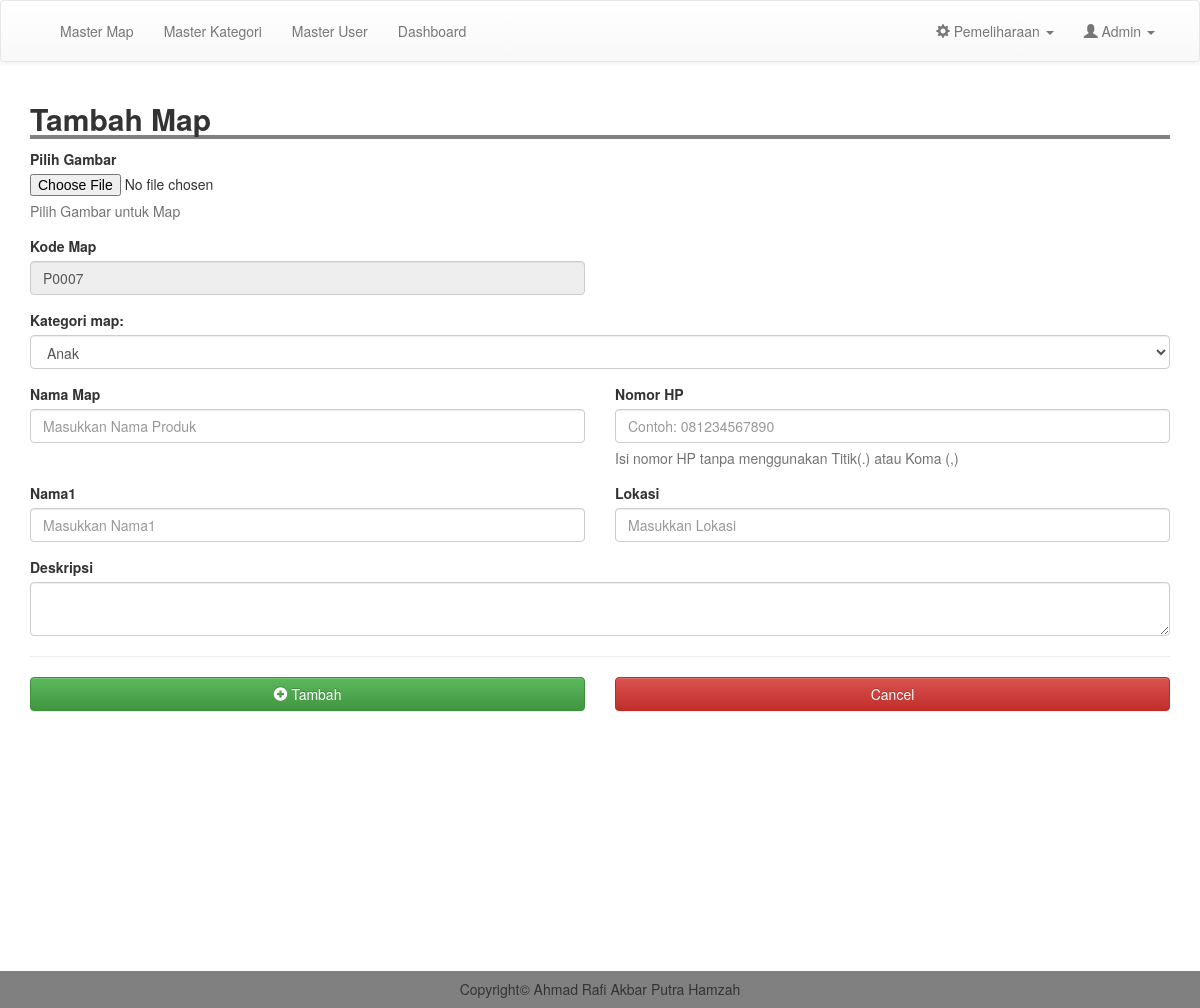
The app's page /admin/tm_produk.php (signed in), older data.
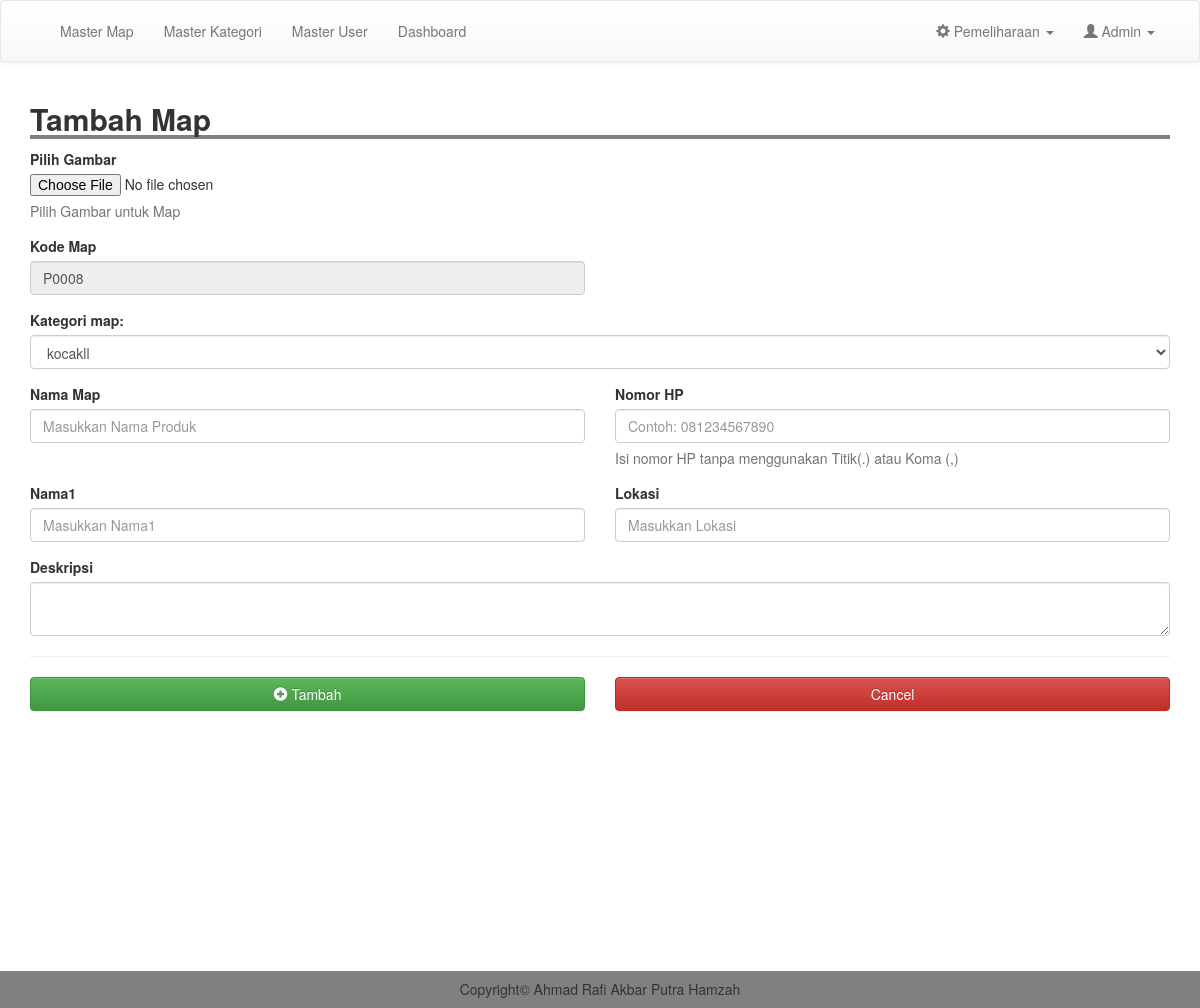
The same page, newer data.
### tables this page shows
CREATE TABLE `produk` (
  `kode_tempat` varchar(100) NOT NULL,
  `nama` varchar(100) NOT NULL,
  `id_kategori` varchar(20) NOT NULL,
  `image` text NOT NULL,
  `deskripsi` text NOT NULL,
  `no_hp` int(11) NOT NULL,
  PRIMARY KEY (`kode_tempat`)
);

### admin/tm_produk.php (the view, shortened to what this page needs)
<?php
include 'header.php';
$kode = mysqli_query($conn, "SELECT kode_tempat FROM produk ORDER BY kode_tempat DESC");
$data = mysqli_fetch_assoc($kode);
$num = substr($data['kode_tempat'], 1, 4);
$add = (int) $num + 1;
if(strlen($add) == 1){
    $format = "P000".$add;
}else if(strlen($add) == 2){
    $format = "P00".$add;
}else if(strlen($add) == 3){
    $format = "P0".$add;
}else{
    $format = "P".$add;
}
?>
<div class="container">
    <h2 style="width: 100%; border-bottom: 4px solid gray"><b>Tambah Map</b></h2>
    <form action="proses/tm_produk.php" method="POST" enctype="multipart/form-data">
        <div class="form-group">
            <label for="exampleInputFile">Pilih Gambar</label>
            <input type="file" id="exampleInputFile" name="files">
            <p class="help-block">Pilih Gambar untuk Map</p>
        </div>
        <div class="row">
            <div class="col-md-6">
                <div class="form-group">
                    <label for="exampleInputEmail1">Kode Map</label>
                    <input type="text" class="form-control" id="exampleInputEmail1" placeholder="Masukkan Kode Produk" disabled value="<?= $format; ?>">
                </div>
            </div>
        </div>
        <div class="form-group">
            <label for="id_kategori">Kategori map:</label>
            <select class="form-control" id="id_kategori" name="id_kategori" required>
                <?php
                $kategori_result = mysqli_query($conn, "SELECT * FROM kategori");
                while ($kategori = mysqli_fetch_assoc($kategori_result)) {
                    echo '<option value="'.$kategori['id_kategori'].'">'.$kategori['nama_kategori'].'</option>';
                }
                ?>
            </select>
        </div>
        <div class="row">
            <div class="col-md-6">
                <div class="form-group">
                    <label for="exampleInputEmail1">Nama Map</label>
                    <input type="text" class="form-control" id="exampleInputEmail1" placeholder="Masukkan Nama Produk" name="nama">
                </div>
            </div>
            <div class="col-md-6">
                <div class="form-group">
                    <label for="exampleInputEmail1">Nomor HP</label>
                    <input type="tel" class="form-control" id="exampleInputEmail1" placeholder="Contoh: 081234567890" name="no_hp" pattern="08[0-9]{8,11}" title="Nomor HP harus dimulai dengan '08' dan terdiri dari 10-13 digit angka">
                    <p class="help-block">Isi nomor HP tanpa menggunakan Titik(.) atau Koma (,)</p>
                </div>
            </div>
        </div>
        <div class="row">
            <div class="col-md-6">
                <div class="form-group">
                    <label for="exampleInputEmail1">Nama1</label>
                    <input type="text" class="form-control" id="exampleInputEmail1" placeholder="Masukkan Nama1" name="nama1">
                </div>
            </div>
            <div class="col-md-6">
                <div class="form-group">
                    <label for="exampleInputEmail1">Lokasi</label>
                    <input type="text" class="form-control" id="exampleInputEmail1" placeholder="Masukkan Lokasi" name="lokasi">
                </div>
            </div>
        </div>
        <div class="form-group">
            <label for="exampleInputPassword1">Deskripsi</label>
            <textarea name="desk" class="form-control"></textarea>
        </div>
        <hr>
        <div class="row">
            <div class="col-md-6">
                <button type="submit" class="btn btn-success btn-block"><i class="glyphicon glyphicon-plus-sign"></i> Tambah</button>
            </div>
            <div class="col-md-6">
                <a href="m_produk.php" class="btn btn-danger btn-block">Cancel</a>
            </div>
        </div>
        <br>
    </form>
</div>
<br>
<br>
<br>
<br>
<br>
<br>
<br>
<br>
<br>
<br>
<br>
<br>
<?php
include 'footer.php';
?>

Row changes from the older to the newer data that the page shows:
no longer on this page (row unchanged): produk: kode_tempat "P0007"
added produk: kode_tempat "P0008"
Text that changed along with them:
form field id_kategori: "Anak" → "kocakll"
